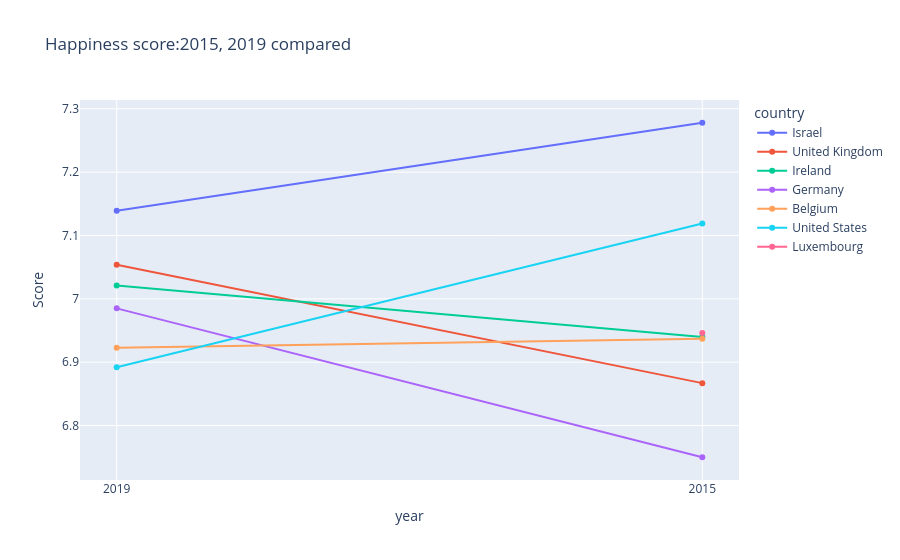

The cell this chart's notebook holds for it:
### Code cell
nations =[ 'Israel', 'Luxembourg', 'United Kingdom', 'Ireland', 'Germany', 'Belgium',
 'United States' ]
df_filted = df_19_15[df_19_15['country'].isin(nations)]
fig=px.line(df_filted, x =df_filted['year'], 
            y ='Score', color ='country', markers =True, 
            title ='Happiness score:2015, 2019 compared')
fig.show()

### Figure 1 — Plotly figure (JSON) as saved in the notebook; plotly's stock layout.template omitted (floating-point values rounded to 4 significant figures)
{"data": [{"hovertemplate": "country=Israel<br>year=%{x}<br>Score=%{y}<extra></extra>", "legendgroup": "Israel", "line": {"color": "#636efa", "dash": "solid"}, "marker": {"symbol": "circle"}, "mode": "lines+markers", "name": "Israel", "orientation": "v", "showlegend": true, "type": "scatter", "x": ["2019", "2015"], "xaxis": "x", "y": [7.139, 7.278], "yaxis": "y"}, {"hovertemplate": "country=United Kingdom<br>year=%{x}<br>Score=%{y}<extra></extra>", "legendgroup": "United Kingdom", "line": {"color": "#EF553B", "dash": "solid"}, "marker": {"symbol": "circle"}, "mode": "lines+markers", "name": "United Kingdom", "orientation": "v", "showlegend": true, "type": "scatter", "x": ["2019", "2015"], "xaxis": "x", "y": [7.054, 6.867], "yaxis": "y"}, {"hovertemplate": "country=Ireland<br>year=%{x}<br>Score=%{y}<extra></extra>", "legendgroup": "Ireland", "line": {"color": "#00cc96", "dash": "solid"}, "marker": {"symbol": "circle"}, "mode": "lines+markers", "name": "Ireland", "orientation": "v", "showlegend": true, "type": "scatter", "x": ["2019", "2015"], "xaxis": "x", "y": [7.021, 6.94], "yaxis": "y"}, {"hovertemplate": "country=Germany<br>year=%{x}<br>Score=%{y}<extra></extra>", "legendgroup": "Germany", "line": {"color": "#ab63fa", "dash": "solid"}, "marker": {"symbol": "circle"}, "mode": "lines+markers", "name": "Germany", "orientation": "v", "showlegend": true, "type": "scatter", "x": ["2019", "2015"], "xaxis": "x", "y": [6.985, 6.75], "yaxis": "y"}, {"hovertemplate": "country=Belgium<br>year=%{x}<br>Score=%{y}<extra></extra>", "legendgroup": "Belgium", "line": {"color": "#FFA15A", "dash": "solid"}, "marker": {"symbol": "circle"}, "mode": "lines+markers", "name": "Belgium", "orientation": "v", "showlegend": true, "type": "scatter", "x": ["2019", "2015"], "xaxis": "x", "y": [6.923, 6.937], "yaxis": "y"}, {"hovertemplate": "country=United States<br>year=%{x}<br>Score=%{y}<extra></extra>", "legendgroup": "United States", "line": {"color": "#19d3f3", "dash": "solid"}, "marker": {"symbol": "circle"}, "mode": "lines+markers", "name": "United States", "orientation": "v", "showlegend": true, "type": "scatter", "x": ["2019", "2015"], "xaxis": "x", "y": [6.892, 7.119], "yaxis": "y"}, {"hovertemplate": "country=Luxembourg<br>year=%{x}<br>Score=%{y}<extra></extra>", "legendgroup": "Luxembourg", "line": {"color": "#FF6692", "dash": "solid"}, "marker": {"symbol": "circle"}, "mode": "lines+markers", "name": "Luxembourg", "orientation": "v", "showlegend": true, "type": "scatter", "x": ["2015"], "xaxis": "x", "y": [6.946], "yaxis": "y"}], "layout": {"legend": {"title": {"text": "country"}, "tracegroupgap": 0}, "title": {"text": "Happiness score:2015, 2019 compared"}, "xaxis": {"anchor": "y", "domain": [0, 1], "title": {"text": "year"}}, "yaxis": {"anchor": "x", "domain": [0, 1], "title": {"text": "Score"}}}}
